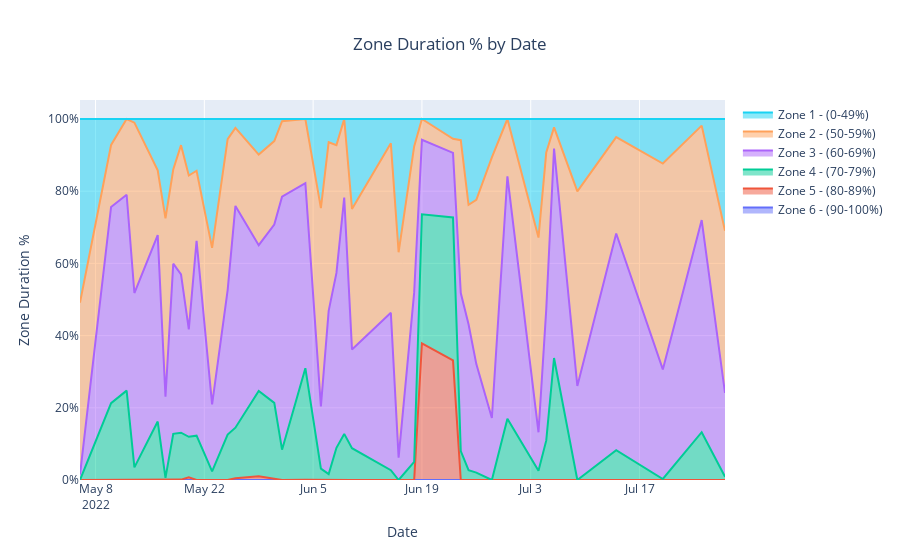

Here is the notebook cell this chart was saved with:
### Markdown cell above
### Zone Duration by Day
> zone_duration() in VisableWhoop

### Code cell
zone_gb_df = df.groupby(["cycle_id", "cycle_start"])["Zone1", "Zone2", "Zone3", "Zone4", "Zone5", "Zone6"].sum().reset_index()

only_zone_df = zone_gb_df[["Zone1", "Zone2", "Zone3", "Zone4", "Zone5", "Zone6"]]

zone_gb_df["row_sum"] = only_zone_df.sum(axis=1)

zone_gb_df["Zone1_pct"] = (zone_gb_df['Zone1'] / zone_gb_df["row_sum"])
zone_gb_df["Zone2_pct"] = (zone_gb_df['Zone2'] / zone_gb_df["row_sum"]) 
zone_gb_df["Zone3_pct"] = (zone_gb_df['Zone3'] / zone_gb_df["row_sum"]) 
zone_gb_df["Zone4_pct"] = (zone_gb_df['Zone4'] / zone_gb_df["row_sum"])
zone_gb_df["Zone5_pct"] = (zone_gb_df['Zone5'] / zone_gb_df["row_sum"])
zone_gb_df["Zone6_pct"] = (zone_gb_df['Zone6'] / zone_gb_df["row_sum"])
zone_gb_df


plot = go.Figure()

plot.add_trace(go.Scatter(
    name = 'Zone 6 - (90-100%)',
    x = zone_gb_df["cycle_start"],
    y = zone_gb_df["Zone6_pct"],
    stackgroup='one'
    ))
plot.add_trace(go.Scatter(
    name = 'Zone 5 - (80-89%)',
    x = zone_gb_df["cycle_start"],
    y = zone_gb_df["Zone5_pct"],
    stackgroup='one'
    ))
plot.add_trace(go.Scatter(
    name = 'Zone 4 - (70-79%)',
    x = zone_gb_df["cycle_start"],
    y = zone_gb_df["Zone4_pct"],
    stackgroup='one'
    ))
plot.add_trace(go.Scatter(
    name = 'Zone 3 - (60-69%)',
    x = zone_gb_df["cycle_start"],
    y = zone_gb_df["Zone3_pct"],
    stackgroup='one'
    ))
plot.add_trace(go.Scatter(
    name = 'Zone 2 - (50-59%)',
    x = zone_gb_df["cycle_start"],
    y = zone_gb_df["Zone2_pct"],
    stackgroup='one'
    ))
plot.add_trace(go.Scatter(
    name = 'Zone 1 - (0-49%)',
    x = zone_gb_df["cycle_start"],
    y = zone_gb_df["Zone1_pct"],
    stackgroup='one'
    ))


plot.layout.yaxis.tickformat = ',.0%'
plot.update_xaxes(title='Date')
plot.update_yaxes(title='Zone Duration %')
plot.update_layout(title_text="Zone Duration % by Date", title_x=0.5)
plot.show()
